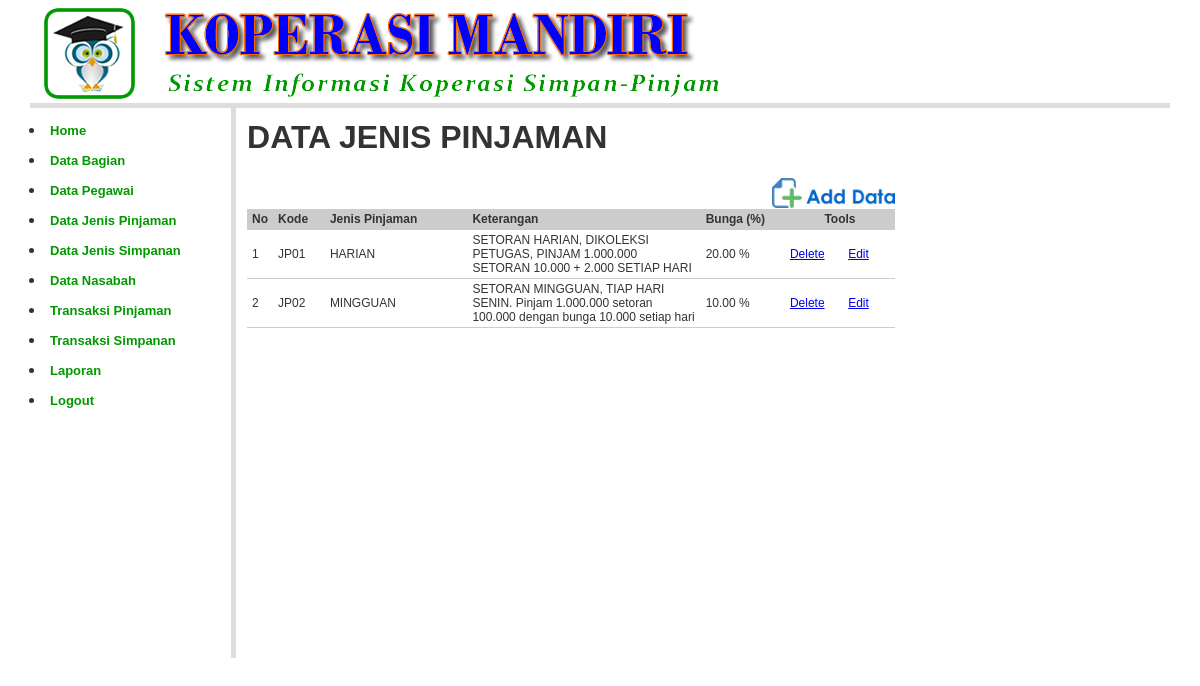
/index.php?open=Jenis-Pinjaman-Data (signed in), run on the app's committed database.
### tables this page shows
CREATE TABLE `jenis_pinjaman` (
  `kd_jpinjaman` char(4) NOT NULL,
  `nm_jpinjaman` varchar(100) NOT NULL,
  `keterangan` varchar(100) NOT NULL,
  `bunga` decimal(10,2) NOT NULL
);

### jenis_pinjaman_data.php (the view, shortened to what this page needs)
<?php
include_once "library/inc.connection.php";
?>
<table width="650" border="0" cellpadding="2" cellspacing="1" class="table-border">
  <tr>
    <td width="789" colspan="2"><h1><b>DATA JENIS PINJAMAN </b></h1></td>
  </tr>
  <tr>
    <td colspan="2" align="right"><a href="?open=Jenis-Pinjaman-Add" target="_self"><img src="images/btn_add_data.png" height="30" border="0"  /></a></td>
  </tr>
  <tr>
    <td colspan="2"><table class="table-list" width="100%" border="0" cellspacing="2" cellpadding="3">
      <tr>
        <td width="4%" bgcolor="#CCCCCC"><strong>No</strong></td>
        <td width="8%" bgcolor="#CCCCCC"><strong>Kode</strong></td>
        <td width="22%" bgcolor="#CCCCCC"><strong>Jenis Pinjaman </strong></td>
        <td width="36%" bgcolor="#CCCCCC"><strong>Keterangan</strong></td>
        <td width="13%" bgcolor="#CCCCCC"><strong>Bunga (%) </strong></td>
        <td colspan="2" align="center" bgcolor="#CCCCCC"><strong>Tools</strong></td>
        </tr>
	  <?php
	$mySql 	= "SELECT * FROM jenis_pinjaman ORDER BY kd_jpinjaman ASC";
	$myQry 	= mysql_query($mySql, $koneksidb)  or die ("Query  salah : ".mysql_error());
	$nomor  = 0;
	while ($myData = mysql_fetch_array($myQry)) {
		$nomor++;
		$Kode = $myData['kd_jpinjaman'];
	?>
      <tr>
        <td> <?php echo $nomor; ?> </td>
        <td> <?php echo $myData['kd_jpinjaman']; ?> </td>
        <td> <?php echo $myData['nm_jpinjaman']; ?> </td>
        <td> <?php echo $myData['keterangan']; ?> </td>
        <td> <?php echo $myData['bunga']; ?> % </td>
        <td width="9%"><a href="?open=Jenis-Pinjaman-Delete&amp;Kode=<?php echo $Kode; ?>" target="_blank">Delete</a></td>
        <td width="8%"><a href="?open=Jenis-Pinjaman-Edit&amp;Kode=<?php echo $Kode; ?>" target="_blank">Edit</a></td>
      </tr>
	  <?php } ?>
    </table>
	</td>
  </tr>
  <tr>
    <td colspan="2">&nbsp;</td>
  </tr>
</table>

### styles/style.css (style rules this page uses)
body { margin:0px auto 0px; padding:3px; font-family:"Arial"; font-size:12px; color:#333; width:95%; background-position:top; background-color:#fff; }
.table-main td { color: #333; border-collapse: collapse; vertical-align: center; padding: 0px; border:none; }
.table-list { clear: both; text-align: left; border-collapse: collapse; margin: 0px 0px 10px 0px; background:#fff; }
.table-list td { color: #333; font-size:12px; border-color: #fff; border-collapse: collapse; vertical-align: center; padding: 3px 5px; border-bottom:1px #CCCCCC solid; }

### data on the page
jenis_pinjaman: kd_jpinjaman "JP01", nm_jpinjaman "HARIAN", keterangan "SETORAN HARIAN, DIKOLEKSI PETUGAS, PINJAM 1.000.000 SETORAN 10.000 + 2.000 SETIAP HARI", bunga "20.00"
jenis_pinjaman: kd_jpinjaman "JP02", nm_jpinjaman "MINGGUAN", keterangan "SETORAN MINGGUAN, TIAP HARI SENIN. Pinjam 1.000.000 setoran 100.000 dengan bunga 10.000 setiap hari", bunga "10.00"
